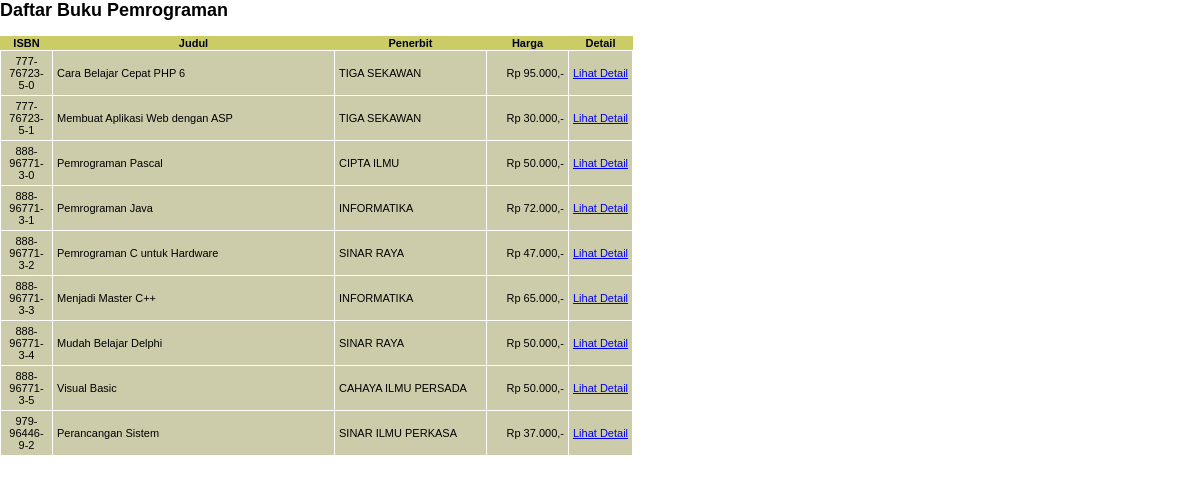
The page /daftarbuku.php?kat=4 on the database its author committed.
### tables this page shows
CREATE TABLE `kategori` (
  `kategori_id` int(11) NOT NULL,
  `kategori_nama` varchar(255) NOT NULL
);

CREATE TABLE `buku` (
  `buku_isbn` char(13) NOT NULL,
  `buku_judul` varchar(255) NOT NULL,
  `penerbit_id` char(4) NOT NULL,
  `buku_tglterbit` date NOT NULL,
  `buku_jmlhalaman` int(11) NOT NULL,
  `buku_deskripsi` varchar(255) NOT NULL,
  `buku_harga` int(11) NOT NULL
);

CREATE TABLE `penerbit` (
  `penerbit_id` char(4) NOT NULL,
  `penerbit_nama` varchar(255) NOT NULL
);

### fungsi.php (called while the page is built, shortened)
<?php
include("dbconn.php");
function getKategori($id) {
    global $link;
    $query = "select kategori_nama from kategori where kategori_id = $id";
    $namakategori = "";
    $result = mysqli_query($link, $query);
    if ($result) {
        list($namakategori) = mysqli_fetch_array($result);
    }
    return $namakategori;
}
?>

### daftarbuku.php (the view, shortened to what this page needs)
<html>
    <head>
        <link rel="stylesheet" href="css/framelayout.css" type="text/css">
    </head>
    <body>
        <?php
            include ("dbconn.php");
            include ("fungsi.php");
            $idkategori = $_GET['kat'];
            $namakategori = getKategori($idkategori);
        ?>
        <h2>Daftar Buku <?php echo $namakategori; ?></h2>
        <?php
            $query = "select
                        a.buku_isbn,
                        a.buku_judul,
                        b.penerbit_nama,
                        a.buku_harga
                    from
                        buku a,
                        penerbit b,
                        link_buku_kategori c
                    where
                        a.penerbit_id = b.penerbit_id and
                        a.buku_isbn = c.buku_isbn and
                        c.kategori_id = $idkategori";
            $result = mysqli_query($link, $query);
            if ($result) {
                ?>
                <table class="buku table">
                    <tr>
                        <th width="50">ISBN</th>
                        <th width="280">Judul</th>
                        <th width="150">Penerbit</th>
                        <th width="80">Harga</th>
                        <th>Detail</th>
                    </tr>
                    <?php
                        while ($row = mysqli_fetch_array($result)) {
                            ?>
                            <tr>
                                <td><?php echo $row[0]; ?></td>
                                <td align="left"><?php echo $row[1]; ?></td>
                                <td align="left"><?php echo $row[2]; ?></td>
                                <td align="right">
                                    <?php
                                        echo "Rp " . number_format($row[3], 0, '', '.') . ',-';
                                    ?>
                                </td>
                                <td><a href="detailbuku.php?isbn=<?php echo $row[0]; ?>">Lihat Detail</a></td>
                            </tr>
                            <?php
                        }
                    ?>
                </table>
                <?php
            }
        ?>
    </body>
</html>

### css/framelayout.css (style rules this page uses)
body, html { margin: 0; padding: 0; color: #000; background: #fff; font: 12px Verdana, Arial, Helvetica, sans-serif; }
table.buku { text-align: center; font-family: Verdana, Geneva, Arial, Helvetica, sans-serif; font-weight: normal; font-size: 11px; color: #002; background-color: #cc6; border: 0px; border-collapse: collapse; border-spacing: 0px; }
table.buku td { background-color: #cca; color: #000; padding: 4px; border: 1px #fff solid; }

### rows shown on the page
kategori: kategori_nama "Pemrograman"
buku: buku_isbn "777-76723-5-0", buku_judul "Cara Belajar Cepat PHP 6", penerbit.penerbit_nama "TIGA SEKAWAN", buku_harga "95.000"
buku: buku_isbn "777-76723-5-1", buku_judul "Membuat Aplikasi Web dengan ASP", penerbit.penerbit_nama "TIGA SEKAWAN", buku_harga "30.000"
buku: buku_isbn "888-96771-3-0", buku_judul "Pemrograman Pascal", penerbit.penerbit_nama "CIPTA ILMU", buku_harga "50.000"
buku: buku_isbn "888-96771-3-1", buku_judul "Pemrograman Java", penerbit.penerbit_nama "INFORMATIKA", buku_harga "72.000"
buku: buku_isbn "888-96771-3-2", buku_judul "Pemrograman C untuk Hardware", penerbit.penerbit_nama "SINAR RAYA", buku_harga "47.000"
buku: buku_isbn "888-96771-3-3", buku_judul "Menjadi Master C++", penerbit.penerbit_nama "INFORMATIKA", buku_harga "65.000"
buku: buku_isbn "888-96771-3-4", buku_judul "Mudah Belajar Delphi", penerbit.penerbit_nama "SINAR RAYA", buku_harga "50.000"
buku: buku_isbn "888-96771-3-5", buku_judul "Visual Basic", penerbit.penerbit_nama "CAHAYA ILMU PERSADA", buku_harga "50.000"
buku: buku_isbn "979-96446-9-2", buku_judul "Perancangan Sistem", penerbit.penerbit_nama "SINAR ILMU PERKASA", buku_harga "37.000"
